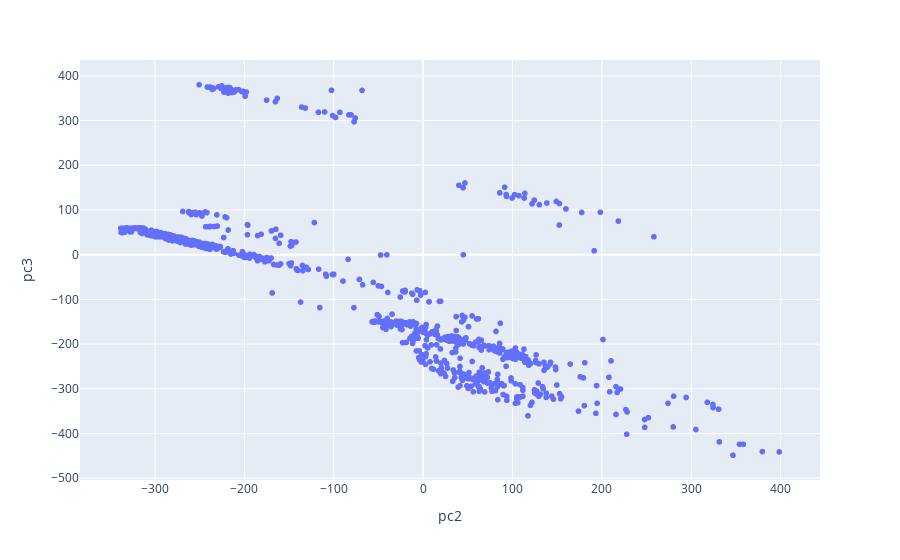

The notebook cell saved with this chart:
### Code cell
fig = px.scatter(result_df.loc[:1000], x="pc2", y="pc3")
fig.show()

### Figure 1 — Plotly figure (JSON) as saved in the notebook; plotly's stock layout.template omitted (floating-point values rounded to 4 significant figures; data arrays with more than 128 entries replaced by an {"elided": "..."} marker saying what was removed)
{"data": [{"hovertemplate": "pc2=%{x}<br>pc3=%{y}<extra></extra>", "legendgroup": "", "marker": {"color": "#636efa", "symbol": "circle"}, "mode": "markers", "name": "", "showlegend": false, "x": {"elided": "1001 float values"}, "xaxis": "x", "y": {"elided": "1001 float values"}, "yaxis": "y", "type": "scattergl"}], "layout": {"xaxis": {"anchor": "y", "domain": [0.0, 1.0], "title": {"text": "pc2"}}, "yaxis": {"anchor": "x", "domain": [0.0, 1.0], "title": {"text": "pc3"}}, "legend": {"tracegroupgap": 0}, "margin": {"t": 60}}}
